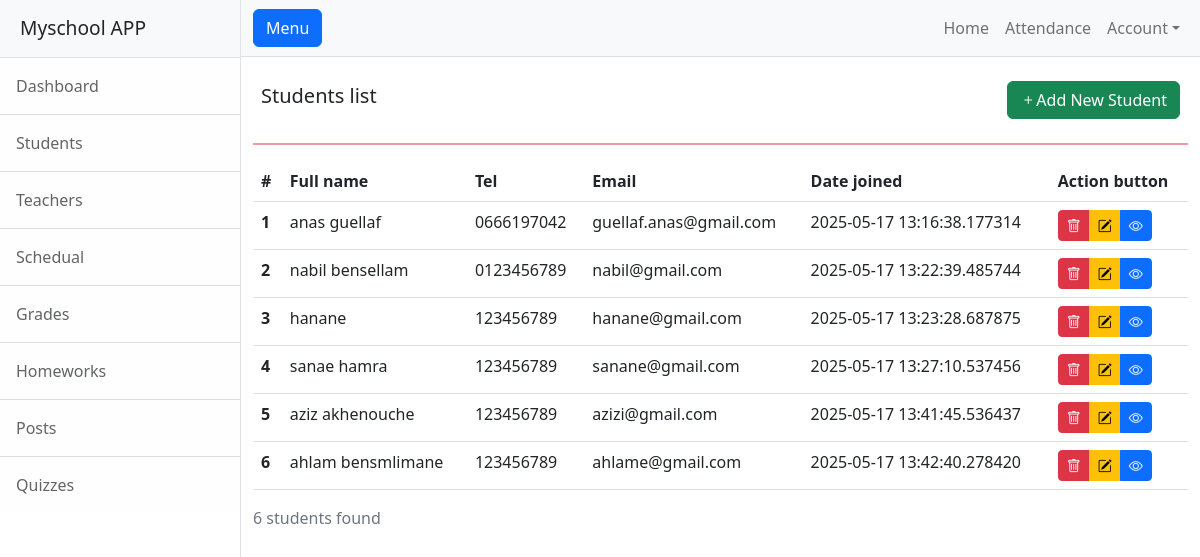
The page /student on the database as committed earlier.
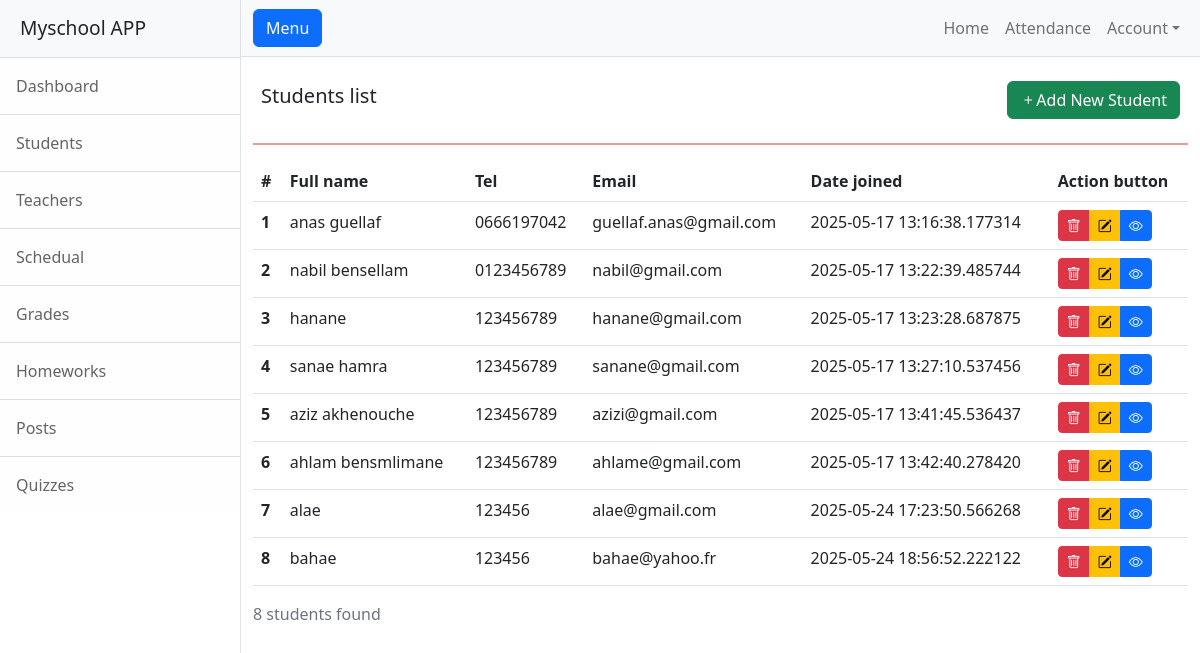
The same page on the database as committed later.
### app.py (models this page shows)
class Student(db.Model):
    fullname = CharField()
    tel = CharField()
    email = CharField(unique=True)
    joining_date = DateTimeField(default=datetime.now, formats='%Y-%m-%d %H:%M:%S')
    class Meta:
        database = db

### app.py (the view)
@app.route("/student", methods=['GET', 'POST'])
def student_list():
    students = Student.select()
    counter = students.count()
    return render_template('student.html',students=students, counter = counter)

### templates/student.html (shortened to what this page needs)
{% extends "base.html" %}
{% block content %}
<div class="d-flex justify-content-between align-items-center p-2">
        <h5>Students list</h5>
        <a href="{{ url_for('add_student') }}" class="btn btn-success" type="submit"><i class="bi bi-plus"></i>Add New Student </a>
</div>
<hr class="border border-danger border-1 opacity-50">
<table class="table">
    <thead>
      <tr>
        <th scope="col">#</th>
        <th scope="col">Full name</th>
        <th scope="col">Tel</th>
        <th scope="col">Email</th>
        <th scope="col">Date joined</th>
        <th>Action button</th>
      </tr>
    </thead>
    <tbody>
      {% for student in students %}
       <tr>
        <th scope="row">{{ student.id }}</th>
        <td>{{ student.fullname }}</td>
        <td>{{ student.tel }}</td>
        <td>{{ student.email }}</td>
        <td>{{ student.joining_date }}</td>
        <td>
          <div class="btn-group" role="group" aria-label="Basic example">
            <button type="button" class="btn btn-danger btn-sm"><i class="bi bi-trash"></i></button>
            <button type="button" class="btn btn-warning btn-sm"><i class="bi bi-pencil-square"></i></button>
            <button type="button" class="btn btn-primary btn-sm"><i class="bi bi-eye"></i></button>
          </div>
        </td>
      </tr>
      {% endfor %}
    </tbody>
  </table>
<p class="text-muted">{{ counter }} students found</p>
{% endblock content %}

Rows that differ between the two databases and show on the page:
added Student: id "7", fullname "alae", tel "123456", email "alae@gmail.com", joining_date "2025-05-24 17:23:50.566268"
added Student: id "8", fullname "bahae", tel "123456", email "bahae@yahoo.fr", joining_date "2025-05-24 18:56:52.222122"
Other text that changed with them:
{{ counter }}: "6" → "8"
